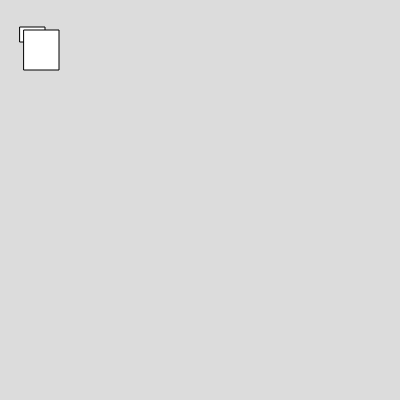
Frame 1 (no input)
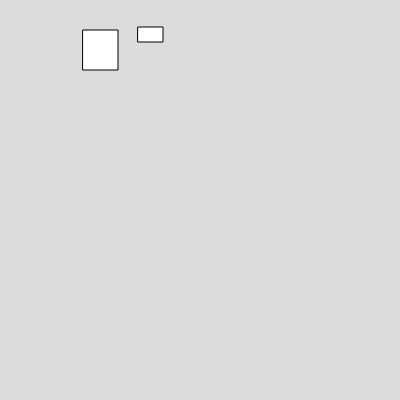
Frame 60 (no input)
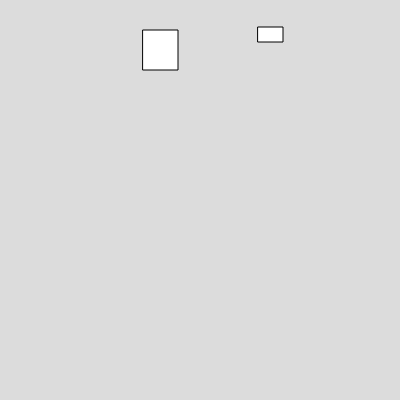
Frame 120 (the mouse pressed at the canvas centre since frame 60)

The p5.js sketch that drew these frames (run headless with seeded random() and noise() and a simulated clock; from frame 60 on, the mouse is pressed at the canvas centre):

// p5.js sketch
// ── sketch.js

function setup() 
{
  createCanvas(400, 400);
box1=new Box(20,27,25,15,2)
box2=new Box(24,30,35,40,1)
}

function draw() 
{
  background(220);
box1.display()
box1.move()
box2.display()
box2.move()
}


// ── box.js
class Box
  {
    constructor(x,y,h,w,vx)
    {
    this.x=x
    this.y=y
    this.h=h
    this.w=w
    this.vx=vx
    }
    display()
{
  rect(this.x,this.y,this.h,this.w)
}
move(){
this.x=this.x+this.vx



}
  }

  
